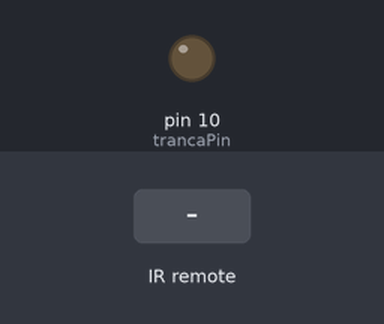
The sketch below on a simulated Arduino Uno, built with avr-gcc and run on an emulated ATmega328P. On the bench: output pins drawn as LEDs (lit = HIGH). The test bench sets the inputs (shaded band).

Above: at 1.2 s.
1.3 s: infrared code 0xFD40BF received
At 2.5 s:
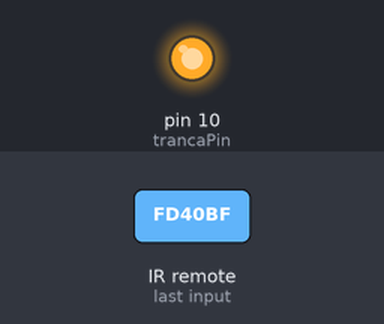
2.8 s: infrared code 0xFDC03F received
At 3.8 s:
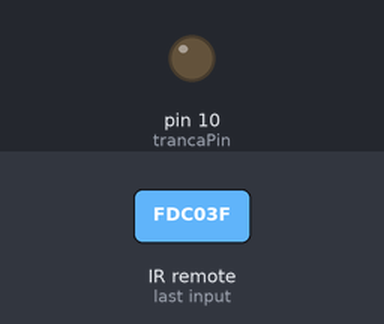
Timing chart, 0 to 5.8 s (numbered marks = the images above; inputs shaded):
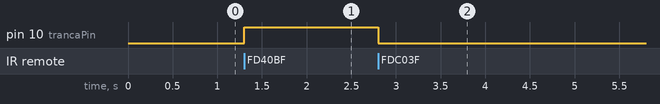

Measured:
- after the input at 1.3 s, pin 10 (trancaPin): LOW → HIGH at once
- after the input at 2.8 s, pin 10 (trancaPin): HIGH → LOW at once

The sketch:

Projeto_Tranca_Porta_Final.ino
```cpp
#include <IRremote.h> //INCLUSÃO DE BIBLIOTECA

int receptorPin = 2; //PINO DIGITAL UTILIZADO PELO FOTORRECEPTOR

int trancaPin = 10;//Define ledPin no pino digital 10

long int codTecla1 = 16597183; //CÓDIGO DA TECLA 1

long int codTecla2 = 16629823; //CÓDIGO DA TECLA 2

IRrecv irrecv(receptorPin); //PASSA O PARÂMETRO PARA A FUNÇÃO irrecv

decode_results results; //VARIÁVEL QUE ARMAZENA OS RESULTADOS (SINAL IR RECEBIDO)


void setup(){
  Serial.begin(9600); //INICIALIZA A SERIAL
  irrecv.enableIRIn(); //INICIALIZA A RECEPÇÃO DE SINAIS IR
  pinMode(trancaPin , OUTPUT);//Define trancaPin (pino 10) como saída
  pinMode(receptorPin , INPUT);//Define RECV_PIN (pino 2) como entrada
}

void loop(){
  if (irrecv.decode(&results)) {//CAPTURA O SINAL IR

    if((results.value == codTecla1)){
        digitalWrite(trancaPin, HIGH);
      }else{
          if((results.value == codTecla2)){
              digitalWrite(trancaPin, LOW);
      }
    }
    irrecv.resume(); //AGUARDA O RECEBIMENTO DE UM NOVO SINAL IR
  }
}
```
